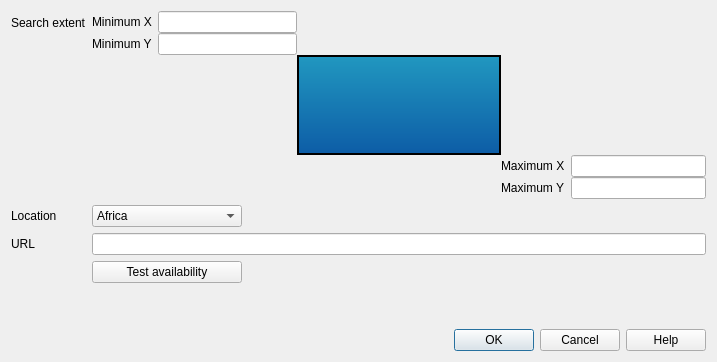
<?xml version="1.0" encoding="UTF-8"?>
<ui version="4.0">
 <class>DemDialog</class>
 <widget class="QDialog" name="DemDialog">
  <property name="geometry">
   <rect>
    <x>0</x>
    <y>0</y>
    <width>717</width>
    <height>362</height>
   </rect>
  </property>
  <property name="windowTitle">
   <string>DEM Selector</string>
  </property>
  <property name="windowIcon">
   <iconset resource="resources.qrc">
    <normaloff>:/icons/autogcp.png</normaloff>:/icons/autogcp.png</iconset>
  </property>
  <layout class="QGridLayout" name="gridLayout_2">
   <item row="0" column="0">
    <widget class="QWidget" name="widget_7" native="true">
     <layout class="QFormLayout" name="formLayout_4">
      <property name="horizontalSpacing">
       <number>6</number>
      </property>
      <property name="verticalSpacing">
       <number>6</number>
      </property>
      <property name="margin">
       <number>0</number>
      </property>
      <item row="1" column="0">
       <widget class="QLabel" name="label_6">
        <property name="text">
         <string>Location</string>
        </property>
       </widget>
      </item>
      <item row="1" column="1">
       <widget class="QComboBox" name="locationComboBox">
        <property name="maximumSize">
         <size>
          <width>150</width>
          <height>16777215</height>
         </size>
        </property>
        <item>
         <property name="text">
          <string>Africa</string>
         </property>
        </item>
        <item>
         <property name="text">
          <string>Australia</string>
         </property>
        </item>
        <item>
         <property name="text">
          <string>Eurasia</string>
         </property>
        </item>
        <item>
         <property name="text">
          <string>Islands</string>
         </property>
        </item>
        <item>
         <property name="text">
          <string>North America</string>
         </property>
        </item>
        <item>
         <property name="text">
          <string>South America</string>
         </property>
        </item>
       </widget>
      </item>
      <item row="2" column="0">
       <widget class="QLabel" name="label_8">
        <property name="text">
         <string>URL</string>
        </property>
       </widget>
      </item>
      <item row="2" column="1">
       <widget class="QLineEdit" name="url"/>
      </item>
      <item row="3" column="1">
       <widget class="QWidget" name="widget_6" native="true">
        <layout class="QHBoxLayout" name="horizontalLayout">
         <property name="margin">
          <number>0</number>
         </property>
         <item>
          <widget class="QPushButton" name="testButton">
           <property name="maximumSize">
            <size>
             <width>150</width>
             <height>16777215</height>
            </size>
           </property>
           <property name="text">
            <string>Test availability</string>
           </property>
          </widget>
         </item>
         <item>
          <widget class="QLabel" name="iconLabel">
           <property name="maximumSize">
            <size>
             <width>16</width>
             <height>16777215</height>
            </size>
           </property>
           <property name="text">
            <string/>
           </property>
          </widget>
         </item>
         <item>
          <widget class="QLabel" name="textLabel">
           <property name="text">
            <string/>
           </property>
          </widget>
         </item>
        </layout>
       </widget>
      </item>
      <item row="0" column="1">
       <widget class="QWidget" name="widget" native="true">
        <property name="minimumSize">
         <size>
          <width>450</width>
          <height>0</height>
         </size>
        </property>
        <layout class="QGridLayout" name="gridLayout">
         <property name="margin">
          <number>0</number>
         </property>
         <property name="spacing">
          <number>0</number>
         </property>
         <item row="2" column="2">
          <widget class="QWidget" name="widget_4" native="true">
           <layout class="QFormLayout" name="formLayout_2">
            <property name="fieldGrowthPolicy">
             <enum>QFormLayout::AllNonFixedFieldsGrow</enum>
            </property>
            <property name="verticalSpacing">
             <number>0</number>
            </property>
            <property name="margin">
             <number>0</number>
            </property>
            <item row="0" column="0">
             <widget class="QLabel" name="label_3">
              <property name="text">
               <string>Maximum X</string>
              </property>
             </widget>
            </item>
            <item row="0" column="1">
             <widget class="QLineEdit" name="maxX"/>
            </item>
            <item row="1" column="0">
             <widget class="QLabel" name="label_4">
              <property name="text">
               <string>Maximum Y</string>
              </property>
             </widget>
            </item>
            <item row="1" column="1">
             <widget class="QLineEdit" name="maxY"/>
            </item>
           </layout>
          </widget>
         </item>
         <item row="2" column="1">
          <spacer name="horizontalSpacer_4">
           <property name="orientation">
            <enum>Qt::Horizontal</enum>
           </property>
           <property name="sizeHint" stdset="0">
            <size>
             <width>40</width>
             <height>20</height>
            </size>
           </property>
          </spacer>
         </item>
         <item row="2" column="0">
          <spacer name="horizontalSpacer_2">
           <property name="orientation">
            <enum>Qt::Horizontal</enum>
           </property>
           <property name="sizeHint" stdset="0">
            <size>
             <width>40</width>
             <height>20</height>
            </size>
           </property>
          </spacer>
         </item>
         <item row="1" column="1">
          <widget class="QWidget" name="widget_2" native="true">
           <property name="minimumSize">
            <size>
             <width>100</width>
             <height>100</height>
            </size>
           </property>
           <property name="maximumSize">
            <size>
             <width>16777215</width>
             <height>16777215</height>
            </size>
           </property>
           <property name="styleSheet">
            <string notr="true">border: 2px solid #000000;
background-color: qlineargradient(x1: 0, y1: 0, x2: 0, y2: 1, stop: 0 #2198c0, stop: 1 #0d5ca6);</string>
           </property>
          </widget>
         </item>
         <item row="0" column="2">
          <spacer name="horizontalSpacer">
           <property name="orientation">
            <enum>Qt::Horizontal</enum>
           </property>
           <property name="sizeHint" stdset="0">
            <size>
             <width>40</width>
             <height>20</height>
            </size>
           </property>
          </spacer>
         </item>
         <item row="0" column="1">
          <spacer name="horizontalSpacer_3">
           <property name="orientation">
            <enum>Qt::Horizontal</enum>
           </property>
           <property name="sizeHint" stdset="0">
            <size>
             <width>40</width>
             <height>20</height>
            </size>
           </property>
          </spacer>
         </item>
         <item row="0" column="0">
          <widget class="QWidget" name="widget_3" native="true">
           <layout class="QFormLayout" name="formLayout">
            <property name="horizontalSpacing">
             <number>6</number>
            </property>
            <property name="verticalSpacing">
             <number>0</number>
            </property>
            <property name="margin">
             <number>0</number>
            </property>
            <item row="1" column="0">
             <widget class="QLabel" name="label">
              <property name="text">
               <string>Minimum X</string>
              </property>
             </widget>
            </item>
            <item row="1" column="1">
             <widget class="QLineEdit" name="minX"/>
            </item>
            <item row="2" column="0">
             <widget class="QLabel" name="label_2">
              <property name="text">
               <string>Minimum Y</string>
              </property>
             </widget>
            </item>
            <item row="2" column="1">
             <widget class="QLineEdit" name="minY"/>
            </item>
           </layout>
          </widget>
         </item>
        </layout>
       </widget>
      </item>
      <item row="0" column="0">
       <widget class="QLabel" name="label_5">
        <property name="text">
         <string>Search extent</string>
        </property>
       </widget>
      </item>
     </layout>
    </widget>
   </item>
   <item row="1" column="0">
    <widget class="QDialogButtonBox" name="buttonBox">
     <property name="standardButtons">
      <set>QDialogButtonBox::Cancel|QDialogButtonBox::Help|QDialogButtonBox::Ok</set>
     </property>
    </widget>
   </item>
  </layout>
 </widget>
 <resources>
  <include location="resources.qrc"/>
 </resources>
 <connections/>
</ui>
